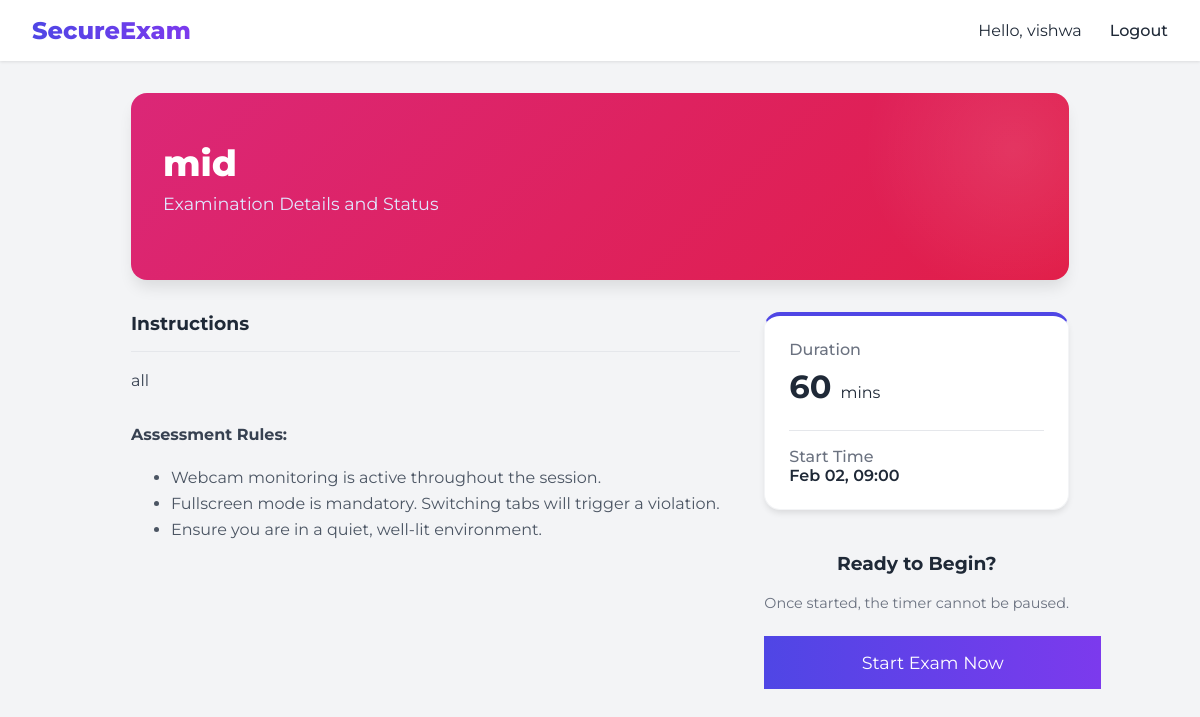
Page /exams/1/ (signed in) on the committed database.
### accounts/models.py (models this page shows, shortened)
class User(AbstractUser):
    ROLE_CHOICES = (
        ('student', 'Student'),
        ('faculty', 'Faculty'),
        ('admin', 'Admin'),
    )
    role = models.CharField(max_length=10, choices=ROLE_CHOICES, default='student')
    def is_student(self):
        return self.role == 'student'
    def is_faculty(self):
        return self.role == 'faculty'

### exams/models.py (models this page shows, shortened)
class Exam(models.Model):
    title = models.CharField(max_length=200)
    description = models.TextField(blank=True)
    start_time = models.DateTimeField()
    end_time = models.DateTimeField()
    duration_minutes = models.IntegerField()
    is_active = models.BooleanField(default=True)

### exams/views.py (the view)
# urls.py: path('<int:pk>/', views.exam_detail, name='exam_detail'),
@login_required
def exam_detail(request, pk):
    exam = get_object_or_404(Exam, pk=pk)
    return render(request, 'exams/exam_detail.html', {'exam': exam})

### templates/exams/exam_detail.html (shortened to what this page needs)
{% extends 'base.html' %}
{% load static %}
{% block content %}
<div class="dashboard-header" style="background: linear-gradient(135deg, #db2777, #e11d48);">
    <h2>{{ exam.title }}</h2>
    <p>Examination Details and Status</p>
</div>
<div class="dashboard-grid" style="grid-template-columns: 2fr 1fr;">
    <div class="card">
        <h3 style="margin-top: 0; border-bottom: 1px solid #e5e7eb; padding-bottom: 1rem; margin-bottom: 1rem;">
            Instructions</h3>
        <p style="line-height: 1.6; color: #374151;">{{ exam.description }}</p>
        <div style="margin-top: 2rem;">
            <h4 style="color: #374151;">Assessment Rules:</h4>
            <ul style="color: #4b5563; line-height: 1.6;">
                <li>Webcam monitoring is active throughout the session.</li>
                <li>Fullscreen mode is mandatory. Switching tabs will trigger a violation.</li>
                <li>Ensure you are in a quiet, well-lit environment.</li>
            </ul>
        </div>
    </div>
    <div style="display: flex; flex-direction: column; gap: 1.5rem;">
        <div class="stat-card primary">
            <div>
                <div class="stat-label">Duration</div>
                <div class="stat-value">{{ exam.duration_minutes }} <span
                        style="font-size: 1rem; font-weight: 400;">mins</span></div>
            </div>
            <hr style="border: 0; border-top: 1px solid #e5e7eb; margin: 1rem 0;">
            <div>
                <div class="stat-label">Start Time</div>
                <div style="font-weight: 600; color: #1f2937;">{{ exam.start_time|date:"M d, H:i" }}</div>
            </div>
        </div>
        {% if user.is_student %}
        <div class="card" style="text-align: center;">
            {% if exam.is_active %}
            <h3>Ready to Begin?</h3>
            <p style="color: #6b7280; font-size: 0.9rem; margin-bottom: 1.5rem;">Once started, the timer cannot be
                paused.</p>
            <a href="{% url 'take_exam' exam.pk %}" class="btn btn-primary-action"
                style="width: 100%; display: block; padding: 1rem; font-size: 1.1rem; text-decoration: none;">Start Exam
                Now</a>
            {% else %}
            <h3>Not Active</h3>
            <p>This exam is not currently available.</p>
            {% endif %}
        </div>
        {% endif %}
    </div>
</div>
{% endblock %}

### templates/base.html (shortened to what this page needs)
{% load static %}
<!DOCTYPE html>
<html lang="en">
<head>
    <link rel="stylesheet" href="{% static 'css/style.css' %}">
</head>
<body>
    <nav class="navbar">
        <div class="logo">SecureExam</div>
        <div class="nav-links">
            {% if user.is_authenticated %}
            <span>Hello, {{ user.username }}</span>
            <a href="{% url 'logout' %}">Logout</a>
            {% else %}
            <a href="{% url 'login' %}">Login</a>
            <a href="{% url 'register' %}">Register</a>
            {% endif %}
        </div>
    </nav>
    <div class="container">
        {% block content %}
        {% endblock %}
    </div>
</body>
</html>

### static/css/style.css (style rules this page uses)
:root { --primary-color: #4f46e5; --primary-hover: #4338ca; --bg-color: #f3f4f6; --card-bg: #ffffff; --text-color: #1f2937; --text-light: #6b7280; --danger: #ef4444; --success: #10b981; --input-border: #e5e7eb; --input-focus: #4f46e5; }
body { font-family: 'Brandon Text', 'Montserrat', sans-serif; background-color: var(--bg-color); color: var(--text-color); margin: 0; padding: 0; display: flex; flex-direction: column; min-height: 100vh; }
.navbar { background-color: var(--card-bg); padding: 1rem 2rem; box-shadow: 0 1px 3px rgba(0, 0, 0, 0.1); display: flex; justify-content: space-between; align-items: center; z-index: 10; }
.logo { font-size: 1.5rem; font-weight: 800; background: linear-gradient(90deg, #4f46e5, #7c3aed); -webkit-background-clip: text; -webkit-text-fill-color: transparent; }
.nav-links a { text-decoration: none; color: var(--text-color); margin-left: 1.5rem; font-weight: 500; }
.container { padding: 2rem; max-width: 1200px; margin: 0 auto; }
.dashboard-header { background: linear-gradient(135deg, #1e1b4b, #4338ca); color: white; padding: 3rem 2rem; border-radius: 1rem; margin-bottom: 2rem; position: relative; overflow: hidden; box-shadow: 0 10px 15px -3px rgba(0, 0, 0, 0.1); }
.dashboard-header h2 { font-size: 2.25rem; font-weight: 800; margin: 0; position: relative; z-index: 1; }
.dashboard-header p { color: #e0e7ff; margin-top: 0.5rem; position: relative; z-index: 1; font-size: 1.1rem; }
.dashboard-header::before { content: ''; position: absolute; top: -50%; right: -10%; width: 300px; height: 300px; background: radial-gradient(circle, rgba(255, 255, 255, 0.1) 0%, rgba(255, 255, 255, 0) 70%); border-radius: 50%; }
.dashboard-grid { display: grid; grid-template-columns: repeat(auto-fit, minmax(300px, 1fr)); gap: 1.5rem; }
.stat-card { background: white; border-radius: 1rem; padding: 1.5rem; box-shadow: 0 4px 6px -1px rgba(0, 0, 0, 0.1); transition: transform 0.2s, box-shadow 0.2s; border: 1px solid #f3f4f6; display: flex; flex-direction: column; justify-content: space-between; }
.stat-card.primary { border-top: 4px solid #4f46e5; }
.stat-value { font-size: 2rem; font-weight: 700; color: #1f2937; margin: 0.5rem 0; }
.stat-label { color: #6b7280; font-weight: 500; }
.btn-primary-action { background: linear-gradient(90deg, #4f46e5, #7c3aed); color: white; border: none; }

### rows in the picture
User: username "vishwa"
Exam: title "mid", description "all", duration_minutes "60", start_time "Feb 02, 09:00"
